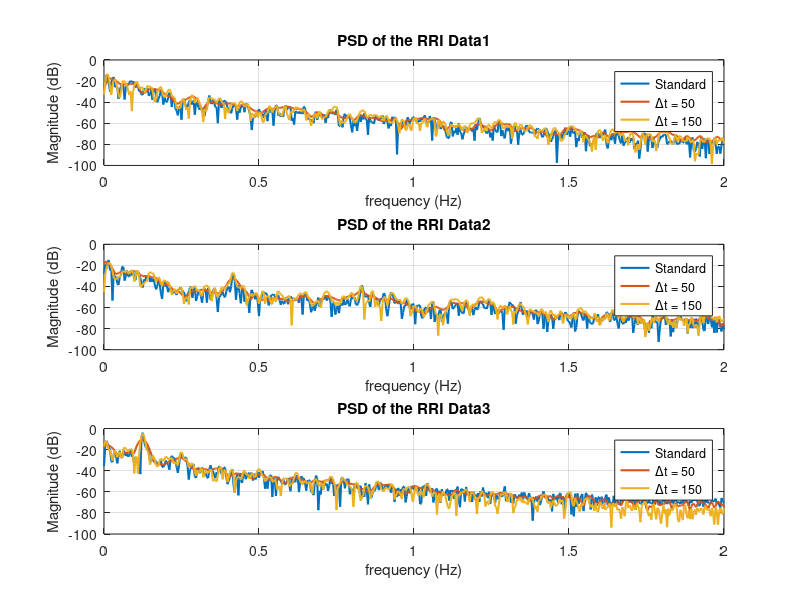

Write MATLAB code to recreate this figure. (Note: this script raises an error after producing the figure.)
%% Initialization
clc;
clear;
close all;

%% Setting Parameters
load('RRI-DATA.mat')

xRRI1 = detrend(xRRI1-mean(xRRI1));  % remove mean and trend
xRRI2 = detrend(xRRI2-mean(xRRI2));
xRRI3 = detrend(xRRI3-mean(xRRI3));

Fs = 4;  % sampling frequency
n_f = 1024;  % number of DFT points

%% Standard Periodogram
PSD_sta_1 = pow2db(periodogram(xRRI1,hamming(length(xRRI1)),n_f,Fs));  % apply the satandard periodogram
PSD_sta_2 = pow2db(periodogram(xRRI2,hamming(length(xRRI2)),n_f,Fs));
PSD_sta_3 = pow2db(periodogram(xRRI3,hamming(length(xRRI3)),n_f,Fs));

%% Averaged Periodogram
PSD_ave_11 = pow2db(pwelch(xRRI1,hamming(50*Fs),0,n_f,Fs));  % apply the averaged periodogram
PSD_ave_12 = pow2db(pwelch(xRRI1,hamming(150*Fs),0,n_f,Fs));

PSD_ave_21 = pow2db(pwelch(xRRI2,hamming(50*Fs),0,n_f,Fs));
PSD_ave_22 = pow2db(pwelch(xRRI2,hamming(150*Fs),0,n_f,Fs));

PSD_ave_31 = pow2db(pwelch(xRRI3,hamming(50*Fs),0,n_f,Fs));
[PSD_ave_32,f] = pwelch(xRRI3,hamming(150*Fs),0,n_f,Fs);  % f is the corresponding normalized frequency
PSD_ave_32 = pow2db(PSD_ave_32);

%% Result
figure
subplot(3,1,1)
plot(f,PSD_sta_1,'LineWidth',1.5)
hold on
grid on
plot(f,PSD_ave_11, 'LineWidth',1.5)
plot(f,PSD_ave_12, 'LineWidth',1.5)
title('PSD of the RRI Data1')
legend('Standard','\Deltat = 50','\Deltat = 150')
xlabel('frequency (Hz)')
ylabel('Magnitude (dB)')
ylim([-100 0])

subplot(3,1,2)
plot(f,PSD_sta_2,'LineWidth',1.5)
hold on
grid on
plot(f,PSD_ave_21, 'LineWidth',1.5)
plot(f,PSD_ave_22, 'LineWidth',1.5)
title('PSD of the RRI Data2')
legend('Standard','\Deltat = 50','\Deltat = 150')
xlabel('frequency (Hz)')
ylabel('Magnitude (dB)')
ylim([-100 0])

subplot(3,1,3)
plot(f,PSD_sta_3,'LineWidth',1.5)
hold on
grid on
plot(f,PSD_ave_31, 'LineWidth',1.5)
plot(f,PSD_ave_32, 'LineWidth',1.5)
title('PSD of the RRI Data3')
legend('Standard','\Deltat = 50','\Deltat = 150')
xlabel('frequency (Hz)')
ylabel('Magnitude (dB)')
ylim([-100 0])

tilefigs([0 0.4 0.5 1])